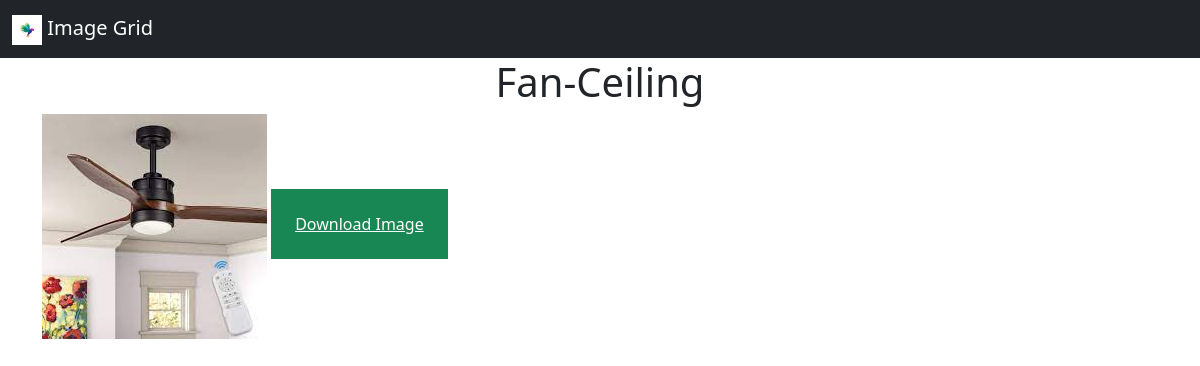
Screenshot of /2/Fan-Ceiling/ with the database file from the repository.
### imagegrid/models.py (models this page shows, shortened)
class Image(models.Model):
    title=models.CharField(max_length=150)
    slug=models.SlugField(unique=True)
    tags=models.TextField()
    img=models.FileField(upload_to="pic/%y/")
    class Meta:
        ordering=('-id',)

### imagegrid/views.py (the view)
# urls.py: path('<id>/<str:slug>/',views.detail_view,name='details'),
def detail_view(request, id=None, slug=None):
    if id is not None:
        try:
            obj = get_object_or_404(Image, id=id)
        except ValueError:
            return HttpResponseBadRequest("Invalid ID format.")
    elif slug is not None:
        obj = get_object_or_404(Image, slug=slug)
    else:
        return HttpResponseBadRequest("No ID or Slug provided.")
    return render(request, 'details.html', {'image': obj})

### imagegrid/templates/details.html (shortened to what this page needs)
{% load static %}
<!doctype html>
<html lang="en">
  <head>
    <link href="https://cdn.jsdelivr.net/npm/bootstrap@5.0.2/dist/css/bootstrap.min.css" rel="stylesheet">
  </head>
  <body>
    <nav class="navbar navbar-dark bg-dark">
      <div class="container-fluid">
        <a class="navbar-brand" href="{% url 'index' %}">
          <img src="{% static 'images\images.jpeg' %}" width="30" height="30">
          Image Grid
        </a>
      </div>
    </nav>
    <h1 class="text-center">{{image.title}}</h1>
    <div class="container">
        <img src="{{image.img.url}}" class="img-fluid" alt="...">
        <a href="{{image.img.url}}" class="btn-btn-lg btn-block btn-success mt-2 p-4" download >Download Image</a>
    </div>
  </body>
</html>

### rows the page displays
Image: title "Fan-Ceiling", img (picture)
